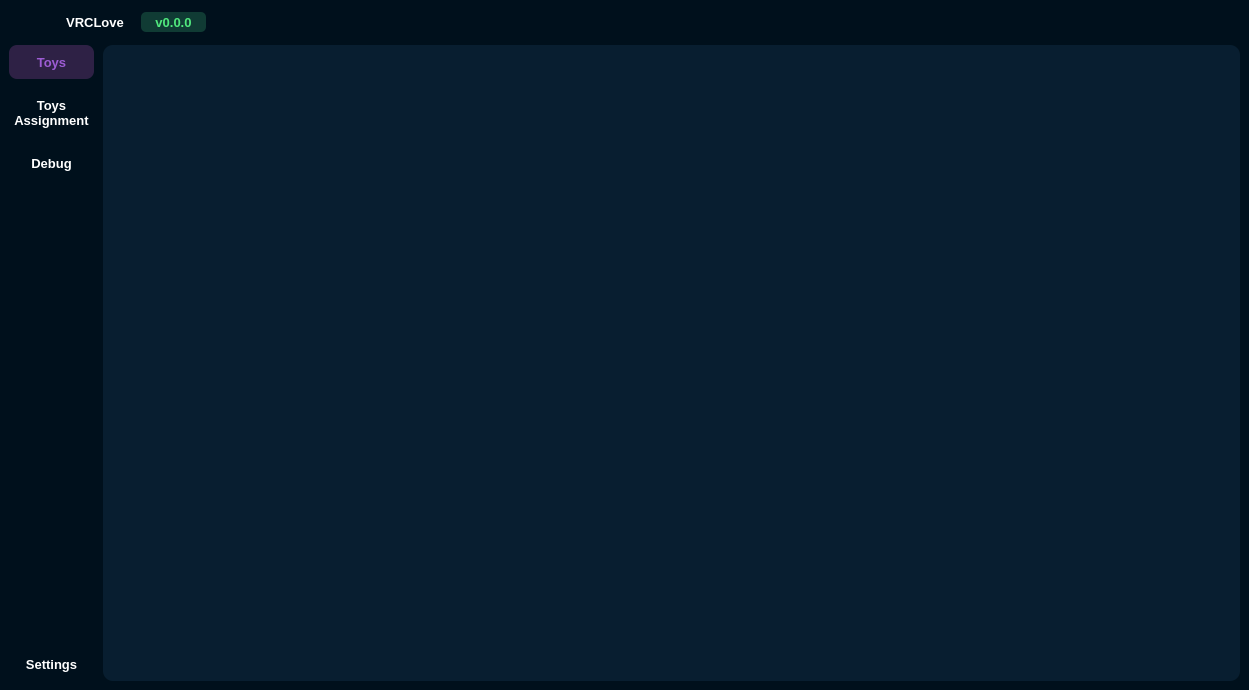
<?xml version="1.0" encoding="UTF-8"?>
<ui version="4.0">
 <class>MainWindow</class>
 <widget class="QMainWindow" name="MainWindow">
  <property name="geometry">
   <rect>
    <x>0</x>
    <y>0</y>
    <width>1249</width>
    <height>690</height>
   </rect>
  </property>
  <property name="minimumSize">
   <size>
    <width>600</width>
    <height>400</height>
   </size>
  </property>
  <property name="font">
   <font>
    <family>Arial</family>
    <pointsize>12</pointsize>
   </font>
  </property>
  <property name="windowTitle">
   <string>VRCLove</string>
  </property>
  <property name="windowIcon">
   <iconset resource="../icons/resources.qrc">
    <normaloff>:/icons/sidebar/toys.svg</normaloff>:/icons/sidebar/toys.svg</iconset>
  </property>
  <property name="styleSheet">
   <string notr="true">background-color: rgb(0, 16, 28);
border: none;</string>
  </property>
  <property name="documentMode">
   <bool>false</bool>
  </property>
  <widget class="QWidget" name="centralwidget">
   <layout class="QVBoxLayout" name="verticalLayout_2">
    <property name="spacing">
     <number>0</number>
    </property>
    <property name="leftMargin">
     <number>0</number>
    </property>
    <property name="topMargin">
     <number>0</number>
    </property>
    <property name="rightMargin">
     <number>0</number>
    </property>
    <property name="bottomMargin">
     <number>0</number>
    </property>
    <item>
     <widget class="QWidget" name="header" native="true">
      <property name="sizePolicy">
       <sizepolicy hsizetype="Preferred" vsizetype="Maximum">
        <horstretch>0</horstretch>
        <verstretch>0</verstretch>
       </sizepolicy>
      </property>
      <property name="maximumSize">
       <size>
        <width>16777215</width>
        <height>45</height>
       </size>
      </property>
      <property name="font">
       <font>
        <family>Leelawadee UI</family>
        <pointsize>12</pointsize>
        <weight>75</weight>
        <bold>true</bold>
       </font>
      </property>
      <property name="styleSheet">
       <string notr="true">QToolButton {
  	border: none;
}</string>
      </property>
      <layout class="QHBoxLayout" name="horizontalLayout_4">
       <property name="spacing">
        <number>0</number>
       </property>
       <property name="leftMargin">
        <number>0</number>
       </property>
       <property name="topMargin">
        <number>0</number>
       </property>
       <property name="rightMargin">
        <number>0</number>
       </property>
       <property name="bottomMargin">
        <number>0</number>
       </property>
       <item>
        <widget class="QFrame" name="info">
         <property name="font">
          <font>
           <family>Leelawadee UI</family>
           <pointsize>12</pointsize>
           <weight>75</weight>
           <bold>true</bold>
          </font>
         </property>
         <property name="frameShape">
          <enum>QFrame::StyledPanel</enum>
         </property>
         <property name="frameShadow">
          <enum>QFrame::Raised</enum>
         </property>
         <layout class="QHBoxLayout" name="horizontalLayout_5">
          <property name="leftMargin">
           <number>55</number>
          </property>
          <property name="topMargin">
           <number>0</number>
          </property>
          <property name="rightMargin">
           <number>0</number>
          </property>
          <property name="bottomMargin">
           <number>0</number>
          </property>
          <item>
           <widget class="QLabel" name="label_name">
            <property name="sizePolicy">
             <sizepolicy hsizetype="Maximum" vsizetype="Preferred">
              <horstretch>0</horstretch>
              <verstretch>0</verstretch>
             </sizepolicy>
            </property>
            <property name="maximumSize">
             <size>
              <width>80</width>
              <height>16777215</height>
             </size>
            </property>
            <property name="font">
             <font>
              <pointsize>10</pointsize>
              <weight>75</weight>
              <bold>true</bold>
             </font>
            </property>
            <property name="styleSheet">
             <string notr="true">color: rgb(255, 255, 255);</string>
            </property>
            <property name="text">
             <string>VRCLove</string>
            </property>
            <property name="alignment">
             <set>Qt::AlignCenter</set>
            </property>
           </widget>
          </item>
          <item>
           <widget class="QPushButton" name="button_version">
            <property name="sizePolicy">
             <sizepolicy hsizetype="Maximum" vsizetype="Fixed">
              <horstretch>0</horstretch>
              <verstretch>0</verstretch>
             </sizepolicy>
            </property>
            <property name="maximumSize">
             <size>
              <width>65</width>
              <height>20</height>
             </size>
            </property>
            <property name="font">
             <font>
              <pointsize>10</pointsize>
              <weight>75</weight>
              <bold>true</bold>
             </font>
            </property>
            <property name="styleSheet">
             <string notr="true">background-color: rgb(16, 59, 52);
color: rgb(80, 232, 125);
border-radius: 5px;</string>
            </property>
            <property name="text">
             <string>v0.0.0</string>
            </property>
           </widget>
          </item>
          <item>
           <widget class="QToolButton" name="button_download">
            <property name="font">
             <font>
              <pointsize>12</pointsize>
             </font>
            </property>
            <property name="styleSheet">
             <string notr="true">QToolButton {
	padding: 5px;
  	border: none;
}</string>
            </property>
            <property name="text">
             <string/>
            </property>
            <property name="icon">
             <iconset resource="../icons/resources.qrc">
              <normaloff>:/icons/header/download.svg</normaloff>:/icons/header/download.svg</iconset>
            </property>
            <property name="iconSize">
             <size>
              <width>18</width>
              <height>18</height>
             </size>
            </property>
           </widget>
          </item>
          <item>
           <widget class="QFrame" name="retreat_2">
            <property name="font">
             <font>
              <family>Leelawadee UI</family>
              <pointsize>12</pointsize>
              <weight>75</weight>
              <bold>true</bold>
             </font>
            </property>
            <property name="frameShape">
             <enum>QFrame::StyledPanel</enum>
            </property>
            <property name="frameShadow">
             <enum>QFrame::Raised</enum>
            </property>
            <property name="lineWidth">
             <number>1</number>
            </property>
           </widget>
          </item>
         </layout>
        </widget>
       </item>
       <item>
        <widget class="QFrame" name="control">
         <property name="font">
          <font>
           <family>Leelawadee UI</family>
           <pointsize>12</pointsize>
           <weight>75</weight>
           <bold>true</bold>
          </font>
         </property>
         <property name="styleSheet">
          <string notr="true">QToolButton {
	padding: 2px;
  	border: none;
	border-radius: 12px;
}

QToolButton:hover {
  	background: #112d43;
}</string>
         </property>
         <property name="frameShape">
          <enum>QFrame::StyledPanel</enum>
         </property>
         <property name="frameShadow">
          <enum>QFrame::Raised</enum>
         </property>
         <layout class="QHBoxLayout" name="horizontalLayout_6">
          <item>
           <widget class="QFrame" name="retreat_3">
            <property name="font">
             <font>
              <pointsize>12</pointsize>
             </font>
            </property>
            <property name="frameShape">
             <enum>QFrame::StyledPanel</enum>
            </property>
            <property name="frameShadow">
             <enum>QFrame::Raised</enum>
            </property>
           </widget>
          </item>
          <item>
           <widget class="QToolButton" name="button_settings_h">
            <property name="font">
             <font>
              <pointsize>12</pointsize>
             </font>
            </property>
            <property name="text">
             <string/>
            </property>
            <property name="icon">
             <iconset resource="../icons/resources.qrc">
              <normaloff>:/icons/header/settings.svg</normaloff>:/icons/header/settings.svg</iconset>
            </property>
            <property name="iconSize">
             <size>
              <width>26</width>
              <height>26</height>
             </size>
            </property>
           </widget>
          </item>
          <item>
           <widget class="QToolButton" name="button_minimize">
            <property name="font">
             <font>
              <pointsize>12</pointsize>
             </font>
            </property>
            <property name="text">
             <string/>
            </property>
            <property name="icon">
             <iconset resource="../icons/resources.qrc">
              <normaloff>:/icons/header/window-minimize.svg</normaloff>:/icons/header/window-minimize.svg</iconset>
            </property>
            <property name="iconSize">
             <size>
              <width>18</width>
              <height>19</height>
             </size>
            </property>
           </widget>
          </item>
          <item>
           <widget class="QToolButton" name="button_maximize">
            <property name="font">
             <font>
              <pointsize>12</pointsize>
             </font>
            </property>
            <property name="text">
             <string/>
            </property>
            <property name="icon">
             <iconset resource="../icons/resources.qrc">
              <normaloff>:/icons/header/window-restore.svg</normaloff>:/icons/header/window-restore.svg</iconset>
            </property>
            <property name="iconSize">
             <size>
              <width>18</width>
              <height>18</height>
             </size>
            </property>
           </widget>
          </item>
          <item>
           <widget class="QToolButton" name="button_close">
            <property name="font">
             <font>
              <pointsize>12</pointsize>
             </font>
            </property>
            <property name="text">
             <string/>
            </property>
            <property name="icon">
             <iconset resource="../icons/resources.qrc">
              <normaloff>:/icons/header/window-close.svg</normaloff>:/icons/header/window-close.svg</iconset>
            </property>
            <property name="iconSize">
             <size>
              <width>18</width>
              <height>18</height>
             </size>
            </property>
           </widget>
          </item>
         </layout>
        </widget>
       </item>
      </layout>
     </widget>
    </item>
    <item>
     <widget class="QWidget" name="body" native="true">
      <property name="font">
       <font>
        <family>Leelawadee UI</family>
        <pointsize>12</pointsize>
        <weight>75</weight>
        <bold>true</bold>
       </font>
      </property>
      <layout class="QHBoxLayout" name="horizontalLayout_2">
       <property name="spacing">
        <number>9</number>
       </property>
       <property name="leftMargin">
        <number>9</number>
       </property>
       <property name="topMargin">
        <number>0</number>
       </property>
       <property name="rightMargin">
        <number>9</number>
       </property>
       <property name="bottomMargin">
        <number>9</number>
       </property>
       <item>
        <widget class="QWidget" name="sidebar" native="true">
         <property name="sizePolicy">
          <sizepolicy hsizetype="Preferred" vsizetype="Preferred">
           <horstretch>0</horstretch>
           <verstretch>0</verstretch>
          </sizepolicy>
         </property>
         <property name="maximumSize">
          <size>
           <width>85</width>
           <height>16777215</height>
          </size>
         </property>
         <property name="font">
          <font>
           <family>Leelawadee UI</family>
           <pointsize>12</pointsize>
           <weight>75</weight>
           <bold>true</bold>
          </font>
         </property>
         <property name="layoutDirection">
          <enum>Qt::LeftToRight</enum>
         </property>
         <property name="styleSheet">
          <string notr="true">QToolButton {
 	background: #00101c;
	color: #fff;
  	border: none;
	border-radius: 8px;
	padding-top: 8px;
	padding-bottom: 8px;
}

QToolButton:hover {
  	background: #081e30;
}

QToolButton:checked {
	background-color: #2e2145;
	color: #9d5cd4;
}</string>
         </property>
         <layout class="QVBoxLayout" name="verticalLayout_3">
          <property name="spacing">
           <number>9</number>
          </property>
          <property name="leftMargin">
           <number>0</number>
          </property>
          <property name="topMargin">
           <number>0</number>
          </property>
          <property name="rightMargin">
           <number>0</number>
          </property>
          <property name="bottomMargin">
           <number>0</number>
          </property>
          <item>
           <widget class="QToolButton" name="button_toys">
            <property name="sizePolicy">
             <sizepolicy hsizetype="Preferred" vsizetype="Maximum">
              <horstretch>0</horstretch>
              <verstretch>0</verstretch>
             </sizepolicy>
            </property>
            <property name="font">
             <font>
              <pointsize>10</pointsize>
              <weight>75</weight>
              <bold>true</bold>
             </font>
            </property>
            <property name="layoutDirection">
             <enum>Qt::LeftToRight</enum>
            </property>
            <property name="autoFillBackground">
             <bool>false</bool>
            </property>
            <property name="styleSheet">
             <string notr="true"/>
            </property>
            <property name="text">
             <string>Toys</string>
            </property>
            <property name="icon">
             <iconset resource="../icons/resources.qrc">
              <normaloff>:/icons/sidebar/toys.svg</normaloff>
              <normalon>:/icons/sidebar/toys_on.svg</normalon>:/icons/sidebar/toys.svg</iconset>
            </property>
            <property name="iconSize">
             <size>
              <width>32</width>
              <height>42</height>
             </size>
            </property>
            <property name="checkable">
             <bool>true</bool>
            </property>
            <property name="checked">
             <bool>true</bool>
            </property>
            <property name="toolButtonStyle">
             <enum>Qt::ToolButtonTextUnderIcon</enum>
            </property>
            <property name="autoRaise">
             <bool>false</bool>
            </property>
           </widget>
          </item>
          <item>
           <widget class="QToolButton" name="button_assignment">
            <property name="sizePolicy">
             <sizepolicy hsizetype="Preferred" vsizetype="Maximum">
              <horstretch>0</horstretch>
              <verstretch>0</verstretch>
             </sizepolicy>
            </property>
            <property name="font">
             <font>
              <pointsize>10</pointsize>
              <weight>75</weight>
              <bold>true</bold>
             </font>
            </property>
            <property name="layoutDirection">
             <enum>Qt::LeftToRight</enum>
            </property>
            <property name="styleSheet">
             <string notr="true"/>
            </property>
            <property name="text">
             <string>Toys
Assignment</string>
            </property>
            <property name="icon">
             <iconset resource="../icons/resources.qrc">
              <normaloff>:/icons/sidebar/human.svg</normaloff>
              <normalon>:/icons/sidebar/human_on.svg</normalon>:/icons/sidebar/human.svg</iconset>
            </property>
            <property name="iconSize">
             <size>
              <width>28</width>
              <height>42</height>
             </size>
            </property>
            <property name="checkable">
             <bool>true</bool>
            </property>
            <property name="toolButtonStyle">
             <enum>Qt::ToolButtonTextUnderIcon</enum>
            </property>
           </widget>
          </item>
          <item>
           <widget class="QToolButton" name="button_debug">
            <property name="sizePolicy">
             <sizepolicy hsizetype="Preferred" vsizetype="Maximum">
              <horstretch>0</horstretch>
              <verstretch>0</verstretch>
             </sizepolicy>
            </property>
            <property name="font">
             <font>
              <pointsize>10</pointsize>
              <weight>75</weight>
              <bold>true</bold>
             </font>
            </property>
            <property name="layoutDirection">
             <enum>Qt::LeftToRight</enum>
            </property>
            <property name="styleSheet">
             <string notr="true"/>
            </property>
            <property name="text">
             <string>Debug</string>
            </property>
            <property name="icon">
             <iconset resource="../icons/resources.qrc">
              <normaloff>:/icons/sidebar/tool.svg</normaloff>
              <normalon>:/icons/sidebar/tool_on.svg</normalon>:/icons/sidebar/tool.svg</iconset>
            </property>
            <property name="iconSize">
             <size>
              <width>32</width>
              <height>42</height>
             </size>
            </property>
            <property name="checkable">
             <bool>true</bool>
            </property>
            <property name="toolButtonStyle">
             <enum>Qt::ToolButtonTextUnderIcon</enum>
            </property>
           </widget>
          </item>
          <item>
           <widget class="QFrame" name="retreat">
            <property name="font">
             <font>
              <family>Leelawadee UI</family>
              <pointsize>12</pointsize>
              <weight>75</weight>
              <bold>true</bold>
             </font>
            </property>
            <property name="frameShape">
             <enum>QFrame::StyledPanel</enum>
            </property>
            <property name="frameShadow">
             <enum>QFrame::Raised</enum>
            </property>
           </widget>
          </item>
          <item>
           <widget class="QToolButton" name="button_settings">
            <property name="sizePolicy">
             <sizepolicy hsizetype="Preferred" vsizetype="Maximum">
              <horstretch>0</horstretch>
              <verstretch>0</verstretch>
             </sizepolicy>
            </property>
            <property name="font">
             <font>
              <pointsize>10</pointsize>
              <weight>75</weight>
              <bold>true</bold>
             </font>
            </property>
            <property name="layoutDirection">
             <enum>Qt::LeftToRight</enum>
            </property>
            <property name="styleSheet">
             <string notr="true"/>
            </property>
            <property name="text">
             <string>Settings</string>
            </property>
            <property name="icon">
             <iconset resource="../icons/resources.qrc">
              <normaloff>:/icons/sidebar/settings.svg</normaloff>
              <normalon>:/icons/sidebar/settings_on.svg</normalon>:/icons/sidebar/settings.svg</iconset>
            </property>
            <property name="iconSize">
             <size>
              <width>32</width>
              <height>38</height>
             </size>
            </property>
            <property name="checkable">
             <bool>true</bool>
            </property>
            <property name="toolButtonStyle">
             <enum>Qt::ToolButtonTextUnderIcon</enum>
            </property>
           </widget>
          </item>
         </layout>
        </widget>
       </item>
       <item>
        <widget class="QWidget" name="widget" native="true">
         <property name="maximumSize">
          <size>
           <width>16777215</width>
           <height>16777215</height>
          </size>
         </property>
         <property name="font">
          <font>
           <family>Leelawadee UI</family>
           <pointsize>12</pointsize>
           <weight>75</weight>
           <bold>true</bold>
          </font>
         </property>
         <property name="styleSheet">
          <string notr="true">background-color: rgb(8, 30, 48);
border-radius: 10px;</string>
         </property>
        </widget>
       </item>
      </layout>
     </widget>
    </item>
   </layout>
  </widget>
 </widget>
 <resources>
  <include location="../icons/resources.qrc"/>
 </resources>
 <connections/>
</ui>
